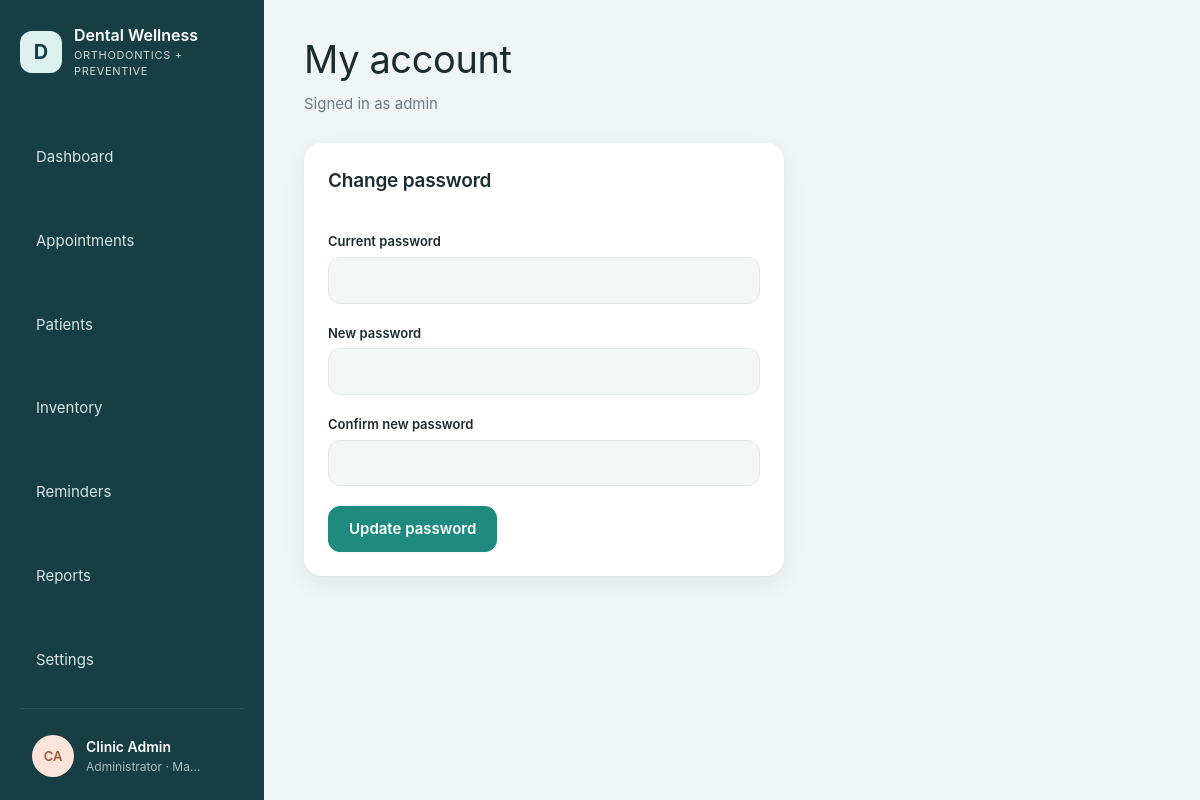
Screenshot of /auth/account.php (signed in) with the database file from the repository.
### tables this page shows
CREATE TABLE IF NOT EXISTS users (
    id            INT UNSIGNED AUTO_INCREMENT PRIMARY KEY,
    name          VARCHAR(120) NOT NULL,
    username      VARCHAR(60)  NOT NULL UNIQUE,
    password_hash VARCHAR(255) NOT NULL,
    role          ENUM('admin','dentist','staff') NOT NULL DEFAULT 'staff',
    is_active     TINYINT(1) NOT NULL DEFAULT 1,
    last_login_at DATETIME NULL,
    created_at    DATETIME NOT NULL DEFAULT CURRENT_TIMESTAMP
);

### includes/helpers.php (called while the page is built, shortened)
<?php
function config(string $key, $default = null)
{
    $value = $GLOBALS['config'];
    foreach (explode('.', $key) as $part) {
        $value = $value[$part];
    }
    return $value;
}
function e($value): string
{
    return htmlspecialchars((string) ($value ?? ''), ENT_QUOTES, 'UTF-8');
}
function url(string $path = ''): string
{
    static $base = null;
    if ($base === null) {
        $root = str_replace('\\', '/', (string) realpath(APP_ROOT));
        $script = str_replace('\\', '/', (string) realpath($_SERVER['SCRIPT_FILENAME'] ?? ''));
        $name = (string) ($_SERVER['SCRIPT_NAME'] ?? '');
        $inApp = $root !== '' && stripos($script, $root . '/') === 0;
        $tail = $inApp ? substr($script, strlen($root)) : '';
        $base = $inApp && strcasecmp(substr($name, -strlen($tail)), $tail) === 0 ? substr($name, 0, -strlen($tail)) : '';
    }
    return $base . '/' . ltrim($path, '/');
}
function initials(string $name): string
{
    $parts = preg_split('/\s+/', trim($name));
    $first = mb_substr($parts[0] ?? '', 0, 1);
    $last = count($parts) > 1 ? mb_substr(end($parts), 0, 1) : '';
    return mb_strtoupper($first . $last);
}

### includes/db.php (called while the page is built, shortened)
<?php
function db(): PDO
{
    static $pdo = null;
    if ($pdo === null) {
        $c = config('db');
        $dsn = sprintf('mysql:host=%s;port=%d;dbname=%s;charset=utf8mb4', $c['host'], $c['port'], $c['name']);
        $pdo = new PDO($dsn, $c['user'], $c['pass'], [
            PDO::ATTR_ERRMODE            => PDO::ERRMODE_EXCEPTION,
            PDO::ATTR_DEFAULT_FETCH_MODE => PDO::FETCH_ASSOC,
            PDO::ATTR_EMULATE_PREPARES   => false,
        ]);
        $pdo->exec("SET time_zone = '" . (new DateTime())->format('P') . "'");
    }
    return $pdo;
}
function q(string $sql, array $params = []): PDOStatement
{
    $stmt = db()->prepare($sql);
    $stmt->execute($params);
    return $stmt;
}
function q_row(string $sql, array $params = []): ?array
{
    $row = q($sql, $params)->fetch();
    return $row === false ? null : $row;
}

### includes/auth.php (called while the page is built, shortened)
<?php
function current_user(): ?array
{
    static $user = false;
    if ($user === false) {
        $user = null;
        if (!empty($_SESSION['user_id'])) {
            $row = q_row('SELECT id, name, username, role, password_hash FROM users WHERE id = ? AND is_active = 1', [$_SESSION['user_id']]);
            $idle = (int) config('security.idle_minutes', 30) * 60;
            if (!$row) {
                end_user_session();
            } elseif ($idle > 0 && time() - (int) ($_SESSION['last_seen'] ?? 0) > $idle) {
                end_user_session('You were signed out after ' . ($idle / 60) . ' minutes without activity.');
            } elseif (!hash_equals((string) ($_SESSION['pw_fp'] ?? ''), password_fingerprint($row['password_hash']))) {
                end_user_session('Your password was changed. Sign in again with the new one.');
            } else {
                unset($row['password_hash']);
                $user = $row;
            }
        }
    }
    return $user;
}
function password_fingerprint(string $hash): string
{
    return hash('sha256', $hash);
}
function require_login(): array
{
    $user = current_user();
    return $user;
}
function can(string $permission): bool
{
    $user = current_user();
    $perms = ROLE_PERMISSIONS[$user['role']] ?? [];
    return in_array('*', $perms, true) || in_array($permission, $perms, true);
}

### includes/layout.php (the view, shortened to what this page needs)
<?php
function icon(string $name): string
{
    $paths = [
        'dashboard'    => '<rect x="3" y="3" width="7" height="7" rx="1.5"/><rect x="14" y="3" width="7" height="7" rx="1.5"/><rect x="3" y="14" width="7" height="7" rx="1.5"/><rect x="14" y="14" width="7" height="7" rx="1.5"/>',
        'appointments' => '<rect x="3" y="5" width="18" height="16" rx="2"/><path d="M3 10h18M8 3v4M16 3v4"/>',
        'patients'     => '<circle cx="12" cy="8" r="4"/><path d="M4 21c0-4 4-6 8-6s8 2 8 6"/>',
        'inventory'    => '<ellipse cx="12" cy="6" rx="8" ry="3"/><path d="M4 6v6c0 1.7 3.6 3 8 3s8-1.3 8-3V6M4 12v6c0 1.7 3.6 3 8 3s8-1.3 8-3v-6"/>',
        'reminders'    => '<circle cx="12" cy="13" r="7"/><path d="M12 10v3l2 2M5 4 3 6M19 4l2 2"/>',
        'reports'      => '<path d="M6 3h9l4 4v14H6z"/><path d="M9 12h7M9 16h7M9 8h3"/>',
        'settings'     => '<circle cx="12" cy="12" r="3"/><path d="M12 2v3M12 19v3M4.2 4.2l2.1 2.1M17.7 17.7l2.1 2.1M2 12h3M19 12h3M4.2 19.8l2.1-2.1M17.7 6.3l2.1-2.1"/>',
        'logout'       => '<path d="M15 4h4v16h-4M10 8l-4 4 4 4M6 12h10"/>',
        'theme'        => '<path d="M20 14.5A8 8 0 1 1 9.5 4a6.5 6.5 0 0 0 10.5 10.5z"/>',
        'key'          => '<circle cx="8" cy="15" r="4"/><path d="M11 12l9-9M17 6l3 3M15 8l2 2"/>',
        'menu'         => '<path d="M4 6h16M4 12h16M4 18h16"/>',
        'chevron'      => '<path d="M9 6l6 6-6 6"/>',
    ];
    return '<svg class="icon" viewBox="0 0 24 24" fill="none" stroke="currentColor" stroke-width="1.6" stroke-linecap="round" stroke-linejoin="round" aria-hidden="true">'
        . ($paths[$name] ?? '') . '</svg>';
}
function theme_head(): string
{
    return "<script>(function(){var p;try{p=localStorage.getItem('welldent-theme')}catch(e){}"
        . "var d=p==='dark'||(p!=='light'&&window.matchMedia('(prefers-color-scheme: dark)').matches);"
        . "document.documentElement.setAttribute('data-theme',d?'dark':'light');"
        . "try{if(localStorage.getItem('welldent-sidebar')==='collapsed')document.documentElement.setAttribute('data-sidebar','collapsed')}catch(e){}})()</script>\n"
        . '<link rel="stylesheet" href="' . url('assets/css/app.css?v=8') . '">';
}
function layout_start(string $title, string $active, array $opts = []): void
{
    $user = current_user();
    $nav = [
        'dashboard'    => [url(), 'Dashboard'],
        'appointments' => [url('appointments/'), 'Appointments'],
        'patients'     => [url('patients/'), 'Patients'],
        'inventory'    => [url('inventory/'), 'Inventory'],
        'reminders'    => [url('reminders/'), 'Reminders'],
        'reports'      => [url('reports/'), 'Reports'],
    ];
    if (can('settings') || can('fees.manage')) {
        $nav['settings'] = [url('settings/'), 'Settings'];
    }
    ?>
<!doctype html>
<html lang="en">
<head>
<?= theme_head() ?>
</head>
<body>
<div class="shell">
  <aside class="sidebar">
    <div class="side-top">
      <a class="brand" href="<?= url() ?>" title="<?= e(config('clinic.name')) ?>">
        <span class="brand-mark">D</span>
        <span class="lbl"><strong><?= e(config('clinic.name')) ?></strong><small><?= e(config('clinic.tagline')) ?></small></span>
      </a>
      <button type="button" class="side-toggle" data-sidebar-toggle aria-label="Collapse sidebar" title="Collapse sidebar"><?= icon('menu') ?></button>
    </div>
    <nav class="nav">
      <?php foreach ($nav as $key => [$href, $label]): ?>
        <a href="<?= $href ?>" class="<?= $key === $active ? 'active' : '' ?>" title="<?= e($label) ?>"><?= icon($key) ?><span class="lbl"><?= e($label) ?></span></a>
      <?php endforeach; ?>
    </nav>
    <details class="side-account">
      <summary title="<?= e($user['name']) ?>">
        <span class="avatar avatar-0"><?= e(initials($user['name'])) ?></span>
        <span class="lbl"><strong><?= e($user['name']) ?></strong><small><?= e(ROLE_LABELS[$user['role']]) ?> · <?= e(config('clinic.city')) ?></small></span>
        <span class="chev"><?= icon('chevron') ?></span>
      </summary>
    </details>
  </aside>
  <main class="main">
    <header class="page-head">
      <div>
        <h1><?= e($title) ?></h1>
        <?php if (!empty($opts['subtitle'])): ?><p class="muted"><?= e($opts['subtitle']) ?></p><?php endif; ?>
      </div>
    </header>
<?php
}
function layout_end(): void
{
    ?>
  </main>
</div>
</body>
</html>
<?php
}

### rows the page displays
users: name "CA", name "Clinic Admin", role "Administrator"

### other values shown
config('clinic.name') "Dental Wellness"
config('clinic.tagline') "ORTHODONTICS + PREVENTIVE"
$label "Dashboard"
$label "Appointments"
$label "Patients"
$label "Inventory"
$label "Reminders"
$label "Reports"
$label "Settings"
config('clinic.city') "Ma…"
$title "My account"
$opts['subtitle'] "Signed in as admin"
